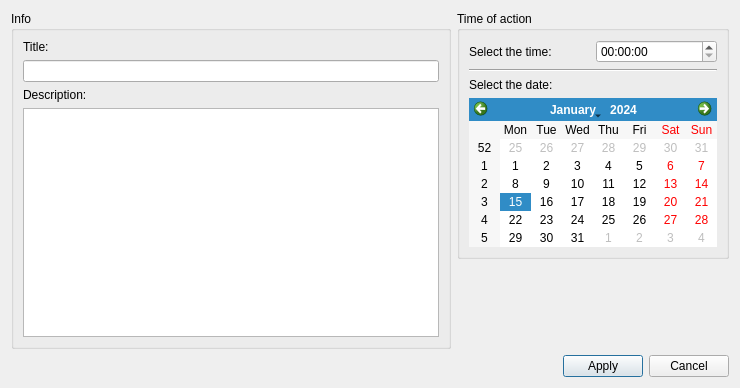
<?xml version="1.0" encoding="UTF-8"?>
<ui version="4.0">
 <class>TaskDialog</class>
 <widget class="QDialog" name="TaskDialog">
  <property name="geometry">
   <rect>
    <x>0</x>
    <y>0</y>
    <width>740</width>
    <height>388</height>
   </rect>
  </property>
  <property name="windowTitle">
   <string>Dialog</string>
  </property>
  <layout class="QGridLayout" name="gridLayout_3">
   <item row="0" column="0">
    <layout class="QHBoxLayout" name="horizontalLayout_2">
     <item>
      <widget class="QGroupBox" name="groupBox">
       <property name="title">
        <string>Info</string>
       </property>
       <layout class="QGridLayout" name="gridLayout">
        <item row="0" column="0">
         <widget class="QLabel" name="label">
          <property name="minimumSize">
           <size>
            <width>100</width>
            <height>0</height>
           </size>
          </property>
          <property name="text">
           <string>Title:</string>
          </property>
         </widget>
        </item>
        <item row="1" column="0">
         <widget class="TitleLineEdit" name="leTitle"/>
        </item>
        <item row="2" column="0">
         <widget class="QLabel" name="label_2">
          <property name="minimumSize">
           <size>
            <width>100</width>
            <height>0</height>
           </size>
          </property>
          <property name="text">
           <string>Description:</string>
          </property>
         </widget>
        </item>
        <item row="3" column="0">
         <widget class="QTextEdit" name="teDescription"/>
        </item>
       </layout>
      </widget>
     </item>
     <item>
      <layout class="QVBoxLayout" name="verticalLayout">
       <item>
        <widget class="QGroupBox" name="groupBox_2">
         <property name="title">
          <string>Time of action</string>
         </property>
         <layout class="QGridLayout" name="gridLayout_2">
          <item row="2" column="0">
           <widget class="QLabel" name="label_4">
            <property name="minimumSize">
             <size>
              <width>100</width>
              <height>0</height>
             </size>
            </property>
            <property name="text">
             <string>Select the date:</string>
            </property>
           </widget>
          </item>
          <item row="3" column="0" colspan="2">
           <widget class="QCalendarWidget" name="cwCalendar">
            <property name="tabletTracking">
             <bool>false</bool>
            </property>
            <property name="acceptDrops">
             <bool>false</bool>
            </property>
            <property name="gridVisible">
             <bool>false</bool>
            </property>
            <property name="navigationBarVisible">
             <bool>true</bool>
            </property>
            <property name="dateEditEnabled">
             <bool>true</bool>
            </property>
           </widget>
          </item>
          <item row="0" column="0">
           <widget class="QLabel" name="label_3">
            <property name="minimumSize">
             <size>
              <width>100</width>
              <height>0</height>
             </size>
            </property>
            <property name="text">
             <string>Select the time:</string>
            </property>
           </widget>
          </item>
          <item row="0" column="1">
           <widget class="QTimeEdit" name="teTime"/>
          </item>
          <item row="1" column="0" colspan="2">
           <widget class="Line" name="line">
            <property name="orientation">
             <enum>Qt::Horizontal</enum>
            </property>
           </widget>
          </item>
         </layout>
        </widget>
       </item>
       <item>
        <spacer name="verticalSpacer">
         <property name="orientation">
          <enum>Qt::Vertical</enum>
         </property>
         <property name="sizeHint" stdset="0">
          <size>
           <width>20</width>
           <height>40</height>
          </size>
         </property>
        </spacer>
       </item>
      </layout>
     </item>
    </layout>
   </item>
   <item row="1" column="0">
    <layout class="QHBoxLayout" name="horizontalLayout">
     <item>
      <spacer name="horizontalSpacer">
       <property name="orientation">
        <enum>Qt::Horizontal</enum>
       </property>
       <property name="sizeHint" stdset="0">
        <size>
         <width>40</width>
         <height>20</height>
        </size>
       </property>
      </spacer>
     </item>
     <item>
      <widget class="QPushButton" name="pbApply">
       <property name="text">
        <string>Apply</string>
       </property>
      </widget>
     </item>
     <item>
      <widget class="QPushButton" name="pbCancel">
       <property name="text">
        <string>Cancel</string>
       </property>
      </widget>
     </item>
    </layout>
   </item>
  </layout>
 </widget>
 <customwidgets>
  <customwidget>
   <class>TitleLineEdit</class>
   <extends>QLineEdit</extends>
   <header>TitleLineEdit.h</header>
  </customwidget>
 </customwidgets>
 <resources/>
 <connections/>
</ui>
